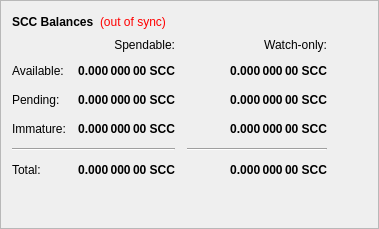
        <widget class="QFrame" name="frame">
         <property name="frameShape">
          <enum>QFrame::StyledPanel</enum>
         </property>
         <property name="frameShadow">
          <enum>QFrame::Raised</enum>
         </property>
         <layout class="QVBoxLayout" name="verticalLayout_4">
          <item>
           <layout class="QHBoxLayout" name="horizontalLayout_4">
            <item>
             <widget class="QLabel" name="label_5">
              <property name="font">
               <font>
                <weight>75</weight>
                <bold>true</bold>
               </font>
              </property>
              <property name="text">
               <string>SCC Balances</string>
              </property>
             </widget>
            </item>
            <item>
             <widget class="QLabel" name="labelWalletStatus">
              <property name="cursor">
               <cursorShape>WhatsThisCursor</cursorShape>
              </property>
              <property name="toolTip">
               <string>The displayed information may be out of date. Your wallet automatically synchronizes with the SportsCash network after a connection is established, but this process has not completed yet.</string>
              </property>
              <property name="styleSheet">
               <string notr="true">QLabel { color: red; }</string>
              </property>
              <property name="text">
               <string notr="true">(out of sync)</string>
              </property>
              <property name="alignment">
               <set>Qt::AlignLeading|Qt::AlignLeft|Qt::AlignVCenter</set>
              </property>
             </widget>
            </item>
            <item>
             <spacer name="horizontalSpacer_3">
              <property name="orientation">
               <enum>Qt::Horizontal</enum>
              </property>
              <property name="sizeHint" stdset="0">
               <size>
                <width>40</width>
                <height>20</height>
               </size>
              </property>
             </spacer>
            </item>
           </layout>
          </item>
          <item>
           <layout class="QGridLayout" name="gridLayout">
            <property name="spacing">
             <number>12</number>
            </property>
            <item row="2" column="2">
             <widget class="QLabel" name="labelWatchPending">
              <property name="font">
               <font>
                <weight>75</weight>
                <bold>true</bold>
               </font>
              </property>
              <property name="cursor">
               <cursorShape>IBeamCursor</cursorShape>
              </property>
              <property name="toolTip">
               <string>Unconfirmed transactions to watch-only addresses</string>
              </property>
              <property name="text">
               <string notr="true">0.000 000 00 SCC</string>
              </property>
              <property name="alignment">
               <set>Qt::AlignRight|Qt::AlignTrailing|Qt::AlignVCenter</set>
              </property>
              <property name="textInteractionFlags">
               <set>Qt::LinksAccessibleByMouse|Qt::TextSelectableByKeyboard|Qt::TextSelectableByMouse</set>
              </property>
             </widget>
            </item>
            <item row="2" column="1">
             <widget class="QLabel" name="labelUnconfirmed">
              <property name="font">
               <font>
                <weight>75</weight>
                <bold>true</bold>
               </font>
              </property>
              <property name="cursor">
               <cursorShape>IBeamCursor</cursorShape>
              </property>
              <property name="toolTip">
               <string>Total of transactions that have yet to be confirmed, and do not yet count toward the spendable balance</string>
              </property>
              <property name="text">
               <string notr="true">0.000 000 00 SCC</string>
              </property>
              <property name="alignment">
               <set>Qt::AlignRight|Qt::AlignTrailing|Qt::AlignVCenter</set>
              </property>
              <property name="textInteractionFlags">
               <set>Qt::LinksAccessibleByMouse|Qt::TextSelectableByKeyboard|Qt::TextSelectableByMouse</set>
              </property>
             </widget>
            </item>
            <item row="3" column="2">
             <widget class="QLabel" name="labelWatchImmature">
              <property name="font">
               <font>
                <weight>75</weight>
                <bold>true</bold>
               </font>
              </property>
              <property name="cursor">
               <cursorShape>IBeamCursor</cursorShape>
              </property>
              <property name="toolTip">
               <string>Staked or masternode rewards in watch-only addresses that has not yet matured</string>
              </property>
              <property name="text">
               <string notr="true">0.000 000 00 SCC</string>
              </property>
              <property name="alignment">
               <set>Qt::AlignRight|Qt::AlignTrailing|Qt::AlignVCenter</set>
              </property>
              <property name="textInteractionFlags">
               <set>Qt::LinksAccessibleByMouse|Qt::TextSelectableByKeyboard|Qt::TextSelectableByMouse</set>
              </property>
             </widget>
            </item>
            <item row="4" column="0" colspan="2">
             <widget class="Line" name="lineSpendableBalance">
              <property name="orientation">
               <enum>Qt::Horizontal</enum>
              </property>
             </widget>
            </item>
            <item row="4" column="2">
             <widget class="Line" name="lineWatchBalance">
              <property name="sizePolicy">
               <sizepolicy hsizetype="Preferred" vsizetype="Fixed">
                <horstretch>0</horstretch>
                <verstretch>0</verstretch>
               </sizepolicy>
              </property>
              <property name="minimumSize">
               <size>
                <width>140</width>
                <height>0</height>
               </size>
              </property>
              <property name="orientation">
               <enum>Qt::Horizontal</enum>
              </property>
             </widget>
            </item>
            <item row="5" column="0">
             <widget class="QLabel" name="labelTotalText">
              <property name="text">
               <string>Total:</string>
              </property>
             </widget>
            </item>
            <item row="3" column="1">
             <widget class="QLabel" name="labelImmature">
              <property name="font">
               <font>
                <weight>75</weight>
                <bold>true</bold>
               </font>
              </property>
              <property name="cursor">
               <cursorShape>IBeamCursor</cursorShape>
              </property>
              <property name="toolTip">
               <string>Staked or masternode rewards that has not yet matured</string>
              </property>
              <property name="text">
               <string notr="true">0.000 000 00 SCC</string>
              </property>
              <property name="alignment">
               <set>Qt::AlignRight|Qt::AlignTrailing|Qt::AlignVCenter</set>
              </property>
              <property name="textInteractionFlags">
               <set>Qt::LinksAccessibleByMouse|Qt::TextSelectableByKeyboard|Qt::TextSelectableByMouse</set>
              </property>
             </widget>
            </item>
            <item row="2" column="3">
             <spacer name="horizontalSpacer_2">
              <property name="orientation">
               <enum>Qt::Horizontal</enum>
              </property>
              <property name="sizeHint" stdset="0">
               <size>
                <width>40</width>
                <height>20</height>
               </size>
              </property>
             </spacer>
            </item>
            <item row="3" column="0">
             <widget class="QLabel" name="labelImmatureText">
              <property name="text">
               <string>Immature:</string>
              </property>
             </widget>
            </item>
            <item row="5" column="1">
             <widget class="QLabel" name="labelTotal">
              <property name="font">
               <font>
                <weight>75</weight>
                <bold>true</bold>
               </font>
              </property>
              <property name="cursor">
               <cursorShape>IBeamCursor</cursorShape>
              </property>
              <property name="toolTip">
               <string>Your current total balance</string>
              </property>
              <property name="text">
               <string notr="true">0.000 000 00 SCC</string>
              </property>
              <property name="alignment">
               <set>Qt::AlignRight|Qt::AlignTrailing|Qt::AlignVCenter</set>
              </property>
              <property name="textInteractionFlags">
               <set>Qt::LinksAccessibleByMouse|Qt::TextSelectableByKeyboard|Qt::TextSelectableByMouse</set>
              </property>
             </widget>
            </item>
            <item row="5" column="2">
             <widget class="QLabel" name="labelWatchTotal">
              <property name="font">
               <font>
                <weight>75</weight>
                <bold>true</bold>
               </font>
              </property>
              <property name="cursor">
               <cursorShape>IBeamCursor</cursorShape>
              </property>
              <property name="toolTip">
               <string>Current total balance in watch-only addresses</string>
              </property>
              <property name="text">
               <string notr="true">0.000 000 00 SCC</string>
              </property>
              <property name="alignment">
               <set>Qt::AlignRight|Qt::AlignTrailing|Qt::AlignVCenter</set>
              </property>
              <property name="textInteractionFlags">
               <set>Qt::LinksAccessibleByMouse|Qt::TextSelectableByKeyboard|Qt::TextSelectableByMouse</set>
              </property>
             </widget>
            </item>
            <item row="0" column="2">
             <widget class="QLabel" name="labelWatchonly">
              <property name="text">
               <string>Watch-only:</string>
              </property>
              <property name="alignment">
               <set>Qt::AlignRight|Qt::AlignTrailing|Qt::AlignVCenter</set>
              </property>
             </widget>
            </item>
            <item row="1" column="0">
             <widget class="QLabel" name="labelBalanceText">
              <property name="text">
               <string>Available:</string>
              </property>
             </widget>
            </item>
            <item row="1" column="1">
             <widget class="QLabel" name="labelBalance">
              <property name="font">
               <font>
                <weight>75</weight>
                <bold>true</bold>
               </font>
              </property>
              <property name="cursor">
               <cursorShape>IBeamCursor</cursorShape>
              </property>
              <property name="toolTip">
               <string>Your current spendable balance</string>
              </property>
              <property name="text">
               <string notr="true">0.000 000 00 SCC</string>
              </property>
              <property name="alignment">
               <set>Qt::AlignRight|Qt::AlignTrailing|Qt::AlignVCenter</set>
              </property>
              <property name="textInteractionFlags">
               <set>Qt::LinksAccessibleByMouse|Qt::TextSelectableByKeyboard|Qt::TextSelectableByMouse</set>
              </property>
             </widget>
            </item>
            <item row="1" column="2">
             <widget class="QLabel" name="labelWatchAvailable">
              <property name="font">
               <font>
                <weight>75</weight>
                <bold>true</bold>
               </font>
              </property>
              <property name="cursor">
               <cursorShape>IBeamCursor</cursorShape>
              </property>
              <property name="toolTip">
               <string>Your current balance in watch-only addresses</string>
              </property>
              <property name="text">
               <string notr="true">0.000 000 00 SCC</string>
              </property>
              <property name="alignment">
               <set>Qt::AlignRight|Qt::AlignTrailing|Qt::AlignVCenter</set>
              </property>
              <property name="textInteractionFlags">
               <set>Qt::LinksAccessibleByMouse|Qt::TextSelectableByKeyboard|Qt::TextSelectableByMouse</set>
              </property>
             </widget>
            </item>
            <item row="2" column="0">
             <widget class="QLabel" name="labelPendingText">
              <property name="text">
               <string>Pending:</string>
              </property>
             </widget>
            </item>
            <item row="0" column="1">
             <widget class="QLabel" name="labelSpendable">
              <property name="text">
               <string>Spendable:</string>
              </property>
              <property name="alignment">
               <set>Qt::AlignRight|Qt::AlignTrailing|Qt::AlignVCenter</set>
              </property>
             </widget>
            </item>
           </layout>
          </item>
          <item>
           <spacer name="verticalSpacer_4">
            <property name="orientation">
             <enum>Qt::Vertical</enum>
            </property>
            <property name="sizeHint" stdset="0">
             <size>
              <width>20</width>
              <height>40</height>
             </size>
            </property>
           </spacer>
          </item>
         </layout>
        </widget>
